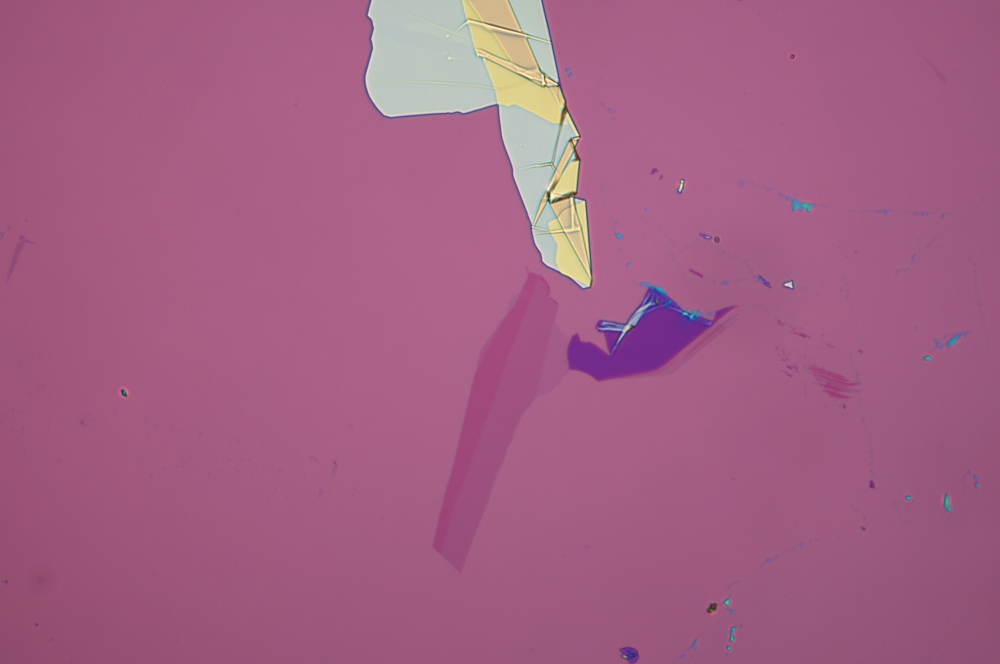
#> input picture Sample Image.png, 2000 x 1328 px (shown at 1/2 size)
$ python samplePlot.py
#> lines starting #> are read from the running program, lines starting #| are printed output that depends on the picture
### linecutRow.py
import numpy as np
import matplotlib.pyplot as plt
from PIL import Image

def linecutRow(file, row):

    # Extract pixels of line cut
#> called with file = 'Sample Image.png', row = 725
    img = Image.open(file)
#> img is the input picture: PIL image 2000x1328 RGB; mean R, G, B 163.5, 95.8, 131.5
    M = np.asarray(img)
    linecut = M[row]
#> linecut = 2000 rows, first 8: [155, 85, 120], [155, 85, 121], [156, 84, 121], [157, 85, 120], [156, 85, 120], [156, 85, 120], [157, 85, 120], [156, 85, 120]
    aspect_ratio = np.shape(M)[1]/np.shape(M)[0]
#> aspect_ratio = 1.51

    # Plot image
    plt.figure(figsize=(18, 18*aspect_ratio))
    plt.tight_layout()

    # Plot color channels for full image
    plt.subplot(421)
    plt.imshow(M)
    plt.axhline(y=row, color='white', ls='--', alpha=0.2)
    plt.title('Raw Image')
    plt.tick_params(top=True, labeltop=True, bottom=False, labelbottom=False)

    plt.subplot(422)
    plt.imshow(M[:, :, 0], cmap='Greens', vmin=0, vmax=255)
    plt.axhline(y=row, color='black', ls='--', alpha=0.2)
    plt.title("Green Channel")
    plt.tick_params(top=True, labeltop=True, bottom=False, labelbottom=False)

    plt.subplot(425)
    plt.imshow(M[:, :, 1], cmap='Blues', vmin=0, vmax=255)
    plt.axhline(y=row, color='black', ls='--', alpha=0.2)
    plt.title("Blue Channel")
    plt.tick_params(top=True, labeltop=True, bottom=False, labelbottom=False)

    plt.subplot(426)
    plt.imshow(M[:, :, 2], cmap='Reds', vmin=0, vmax=255)
    plt.axhline(y=row, color='black', ls='--', alpha=0.2)
    plt.title("Red Channel")
    plt.tick_params(top=True, labeltop=True, bottom=False, labelbottom=False)

    # Extract color channels for linecut
    pixels = np.arange(0, len(np.asarray(img)[row]))
#> pixels = 2000 values from 0 to 1999

    red = [linecut[i][0] for i in range(len(pixels))]
#> red = 2000 values, max 175 at index 755, min 113 at index 1214, mean 159.7
    green = [linecut[i][1] for i in range(len(pixels))]
#> green = 2000 values, max 100 at index 801, min 42 at index 1195, mean 86.83
    blue = [linecut[i][2] for i in range(len(pixels))]
#> blue = 2000 values, max 141 at index 1141, min 118 at index 29, mean 131.4

    # Plot line cuts
    plt.subplot(423)
    plt.plot(pixels, red, color='green', lw=1)
    plt.plot(pixels, green, color='blue', lw=1)
    plt.plot(pixels, blue, color='red', lw=1)
    plt.xlabel('Row Pixel')
    plt.ylabel('Intensity')
    plt.ylim(-25,275)
    plt.gca().set_box_aspect(1/aspect_ratio)
    plt.grid()

    plt.subplot(424)
    plt.plot(pixels, green, color='green')
    plt.xlabel('Row Pixel')
    plt.ylabel('Intensity')
    plt.ylim(-25,275)
    plt.gca().set_box_aspect(1/aspect_ratio)
    plt.grid()

    plt.subplot(427)
    plt.plot(pixels, blue, color='blue')
    plt.xlabel('Row Pixel')
    plt.ylabel('Intensity')
    plt.ylim(-25,275)
    plt.gca().set_box_aspect(1/aspect_ratio)
    plt.grid()

    plt.subplot(428)
    plt.plot(pixels, red, color='red')
    plt.xlabel('Row Pixel')
    plt.ylabel('Intensity')
    plt.ylim(-25,275)
    plt.gca().set_box_aspect(1/aspect_ratio)
    plt.grid()

    plt.show()
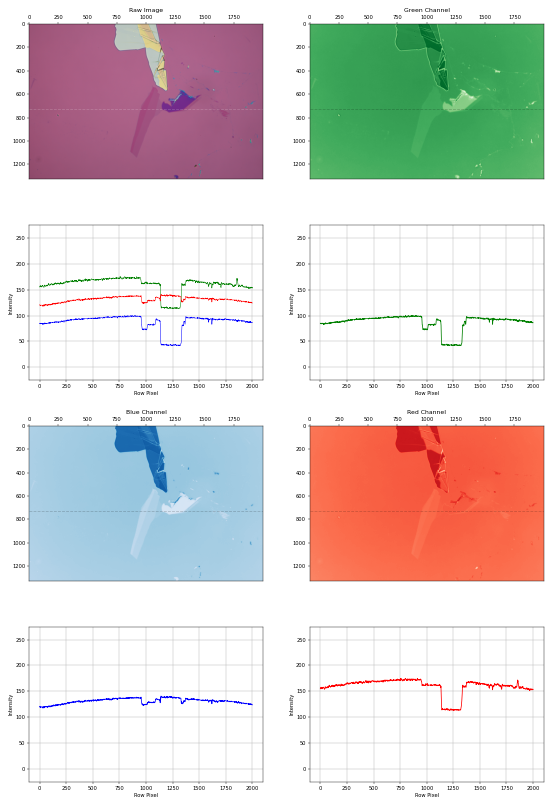
#> figure drawn by matplotlib, 8 panels; panel 5: curve peaks at x = 755, y = 175; panel 5: curve peaks at x = 801, y = 100; panel 5: curve peaks at x = 1141, y = 141; panel 6: curve peaks at x = 801, y = 100

### linecutColumn.py
import numpy as np
import matplotlib.pyplot as plt
from PIL import Image

def linecutColumn(file, col):

    # Extract pixels of line cut
#> called with file = 'Sample Image.png', col = 1000
    img = Image.open(file)
    M = np.asarray(img)
    linecut = M[:,col]
#> linecut = 1328 rows, first 8: [209, 182, 141], [209, 182, 141], [209, 182, 140], [209, 182, 140], [209, 182, 139], [209, 182, 139], [209, 182, 139], [209, 183, 139]
    aspect_ratio = np.shape(M)[1]/np.shape(M)[0]
#> aspect_ratio = 1.51

    # Plot image
    plt.figure(figsize=(18, 18*aspect_ratio))
    plt.tight_layout()

    # Plot color channels for full image
    plt.subplot(421)
    plt.imshow(M)
    plt.axvline(x=col, color='white', ls='--', alpha=0.2)
    plt.title('Raw Image')
    plt.tick_params(top=True, labeltop=True, bottom=False, labelbottom=False)

    plt.subplot(423)
    plt.imshow(M[:, :, 0], cmap='Greens', vmin=0, vmax=255)
    plt.axvline(x=col, color='black', ls='--', alpha=0.2)
    plt.title("Red Channel")
    plt.tick_params(top=True, labeltop=True, bottom=False, labelbottom=False)

    plt.subplot(425)
    plt.imshow(M[:, :, 1], cmap='Blues', vmin=0, vmax=255)
    plt.axvline(x=col, color='black', ls='--', alpha=0.2)
    plt.title("Green Channel")
    plt.tick_params(top=True, labeltop=True, bottom=False, labelbottom=False)

    plt.subplot(427)
    plt.imshow(M[:, :, 2], cmap='Reds', vmin=0, vmax=255)
    plt.axvline(x=col, color='black', ls='--', alpha=0.2)
    plt.title("Blue Channel")
    plt.tick_params(top=True, labeltop=True, bottom=False, labelbottom=False)

    # Extract color channels for linecut

    pixels = np.arange(0, len(np.asarray(img)[:,col]))
#> pixels = 1328 values from 0 to 1327

    red = [linecut[i][0] for i in range(len(pixels))]
#> red = 1328 values, max 251 at index 58, min 98 at index 255, mean 173.1

    green = [linecut[i][1] for i in range(len(pixels))]
#> green = 1328 values, max 240 at index 58, min 71 at index 254, mean 110.1

    blue = [linecut[i][2] for i in range(len(pixels))]
#> blue = 1328 values, max 207 at index 218, min 51 at index 54, mean 134.9

    # Plot line cuts
    plt.subplot(422)
    plt.plot(green, pixels, color='green', lw=1)
    plt.plot(blue, pixels, color='blue', lw=1)
    plt.plot(red, pixels, color='red', lw=1)
    plt.xlabel('Intensity')
    plt.ylabel('Column Pixel')
    plt.xlim(-25,275)
    plt.gca().invert_yaxis()
    plt.gca().set_box_aspect(1/aspect_ratio)
    plt.grid()

    plt.subplot(424)
    plt.plot(green, pixels, color='green')
    plt.xlabel('Intensity')
    plt.ylabel('Column Pixel')
    plt.xlim(-25,275)
    plt.gca().invert_yaxis()
    plt.gca().set_box_aspect(1/aspect_ratio)
    plt.grid()

    plt.subplot(426)
    plt.plot(blue, pixels, color='blue')
    plt.xlabel('Intensity')
    plt.ylabel('Column Pixel')
    plt.xlim(-25,275)
    plt.gca().invert_yaxis()
    plt.gca().set_box_aspect(1/aspect_ratio)
    plt.grid()

    plt.subplot(428)
    plt.plot(red, pixels, color='red')
    plt.xlabel('Intensity')
    plt.ylabel('Column Pixel')
    plt.xlim(-25,275)
    plt.gca().invert_yaxis()
    plt.gca().set_box_aspect(1/aspect_ratio)
    plt.grid()

    plt.show()
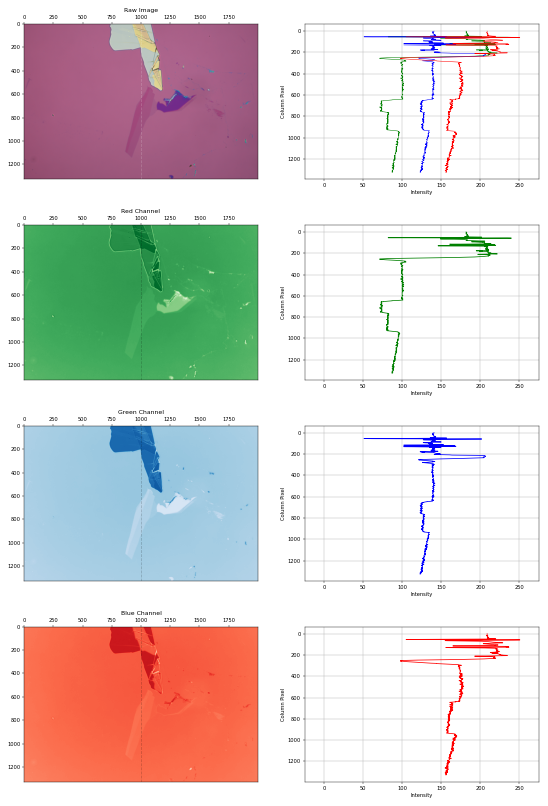
#> figure drawn by matplotlib, 8 panels

### samplePlot.py
from linecutRow import linecutRow
from linecutColumn import linecutColumn

rowPixel = 725
columnPixel = 1000

linecutRow("Sample Image.png", rowPixel)
linecutColumn("Sample Image.png", columnPixel)
